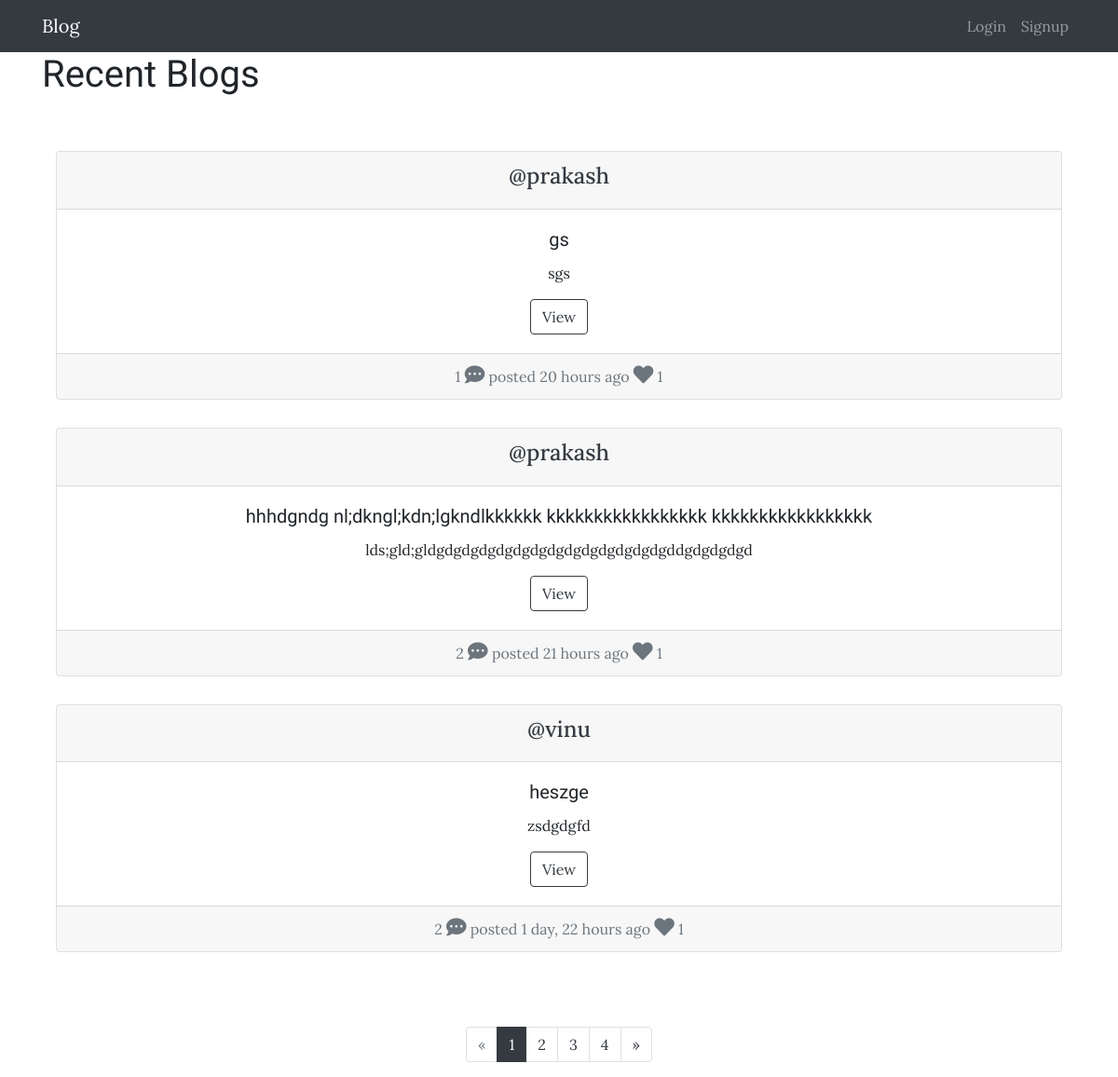
The page /blog/post/list/page1/ on the database its author committed.
### blog_app/models.py (models this page shows, shortened)
class Post(models.Model):
    author = models.ForeignKey('accounts.User',related_name='posts',on_delete=models.CASCADE)
    title = models.CharField(max_length=250)
    content = models.TextField()
    created_date = models.DateTimeField()
    edited_date = models.DateTimeField(auto_now=True)
    class Meta:
        ordering = ['-created_date']

### blog_app/views.py (the view)
# urls.py: path('post/list/page<int:page>/',views.PostListView.as_view(),name='list'),
class PostListView(generic.ListView):
    model = models.Post
    paginate_by = 3
    paginate_orphans =1

### blog_app/templates/blog_app/post_list.html (shortened to what this page needs)
{% extends 'blog_project/base.html' %}
{% block header %}
  <h1>Recent Blogs</h1>
  {% include 'blog_app/_post_list.html' %}
  {% if is_paginated %}
    <nav aria-label="Page navigation example">
      <ul class="pagination justify-content-center">
        {% if page_obj.has_previous %}
          <li class="page-item">
            <a class="page-link" href="{% url 'blog_app:list' page=page_obj.previous_page_number %}" aria-label="Previous">
              <span aria-hidden="true">&laquo;</span>
              <span class="sr-only">Previous</span>
            </a>
          </li>
        {% else %}
          <li class="page-item disabled">
            <a class="page-link" href="#" aria-label="Previous">
              <span aria-hidden="true">&laquo;</span>
            </a>
          </li>
        {% endif %}
        {% for page_number in paginator.page_range %}
          {% if page_number == page_obj.number %}
            <li class="page-item active"><a class="page-link" href="{% url 'blog_app:list' page=page_number %}">{{ page_number }} <span class="sr-only">(current)</span> </a></li>
          {% else %}
            <li class="page-item"><a class="page-link" href="{% url 'blog_app:list' page=page_number %}">{{ page_number }}</a></li>
          {% endif %}
        {% endfor %}
        {% if page_obj.has_next %}
          <li class="page-item">
            <a class="page-link" href="{% url 'blog_app:list' page=page_obj.next_page_number %}" aria-label="Next">
              <span aria-hidden="true">&raquo;</span>
            </a>
          </li>
        {% endif %}
      </ul>
    </nav>
  {% endif %}
{% endblock %}

### blog_app/templates/blog_app/_post_list.html
{% load humanize %}
<div class="container">
  <div class="post-list">
    {% for post in object_list %}
      <div class="card text-center">
        <div class="card-header">
          <h4><a href=" {% url 'blog_app:user_post' username=post.author.username page=1 %} " class="username"> @{{ post.author.username }} </a></h4>
        </div>
        <div class="card-body">
          <h5 class="card-title"> {{ post.title }} </h5>
          <p class="card-text"> {{ post.content|safe|linebreaksbr|striptags|truncatechars:"590" }} </p>
          <a href="{% url 'blog_app:detail' pk=post.pk %}" class="btn btn-outline-dark"> View </a>
        </div>
        <div class="card-footer text-muted">
          {{ post.comments.all.count }} <i class="fas fa-comment-dots"></i>  posted {{ post.created_date|naturaltime }} <i class="fas fa-heart fa-size"></i> {{ post.likes.all.count }}
        </div>
      </div>
    {% endfor %}
  </div>
</div>

### static/css/master.css (style rules this page uses)
* { font-family: 'Lora', serif; }
h1,h2,h3,h4,h5 { font-family: 'Oxygen', sans-serif; }
.post-list { padding-top: 50px; padding-bottom: 50px; }
.card { margin-bottom: 30px; }
.username { color : #343a40; }
.page-link { color: #343a40; background-color: #fff; }
.page-item.active .page-link { color: #fff; background-color: #343a40; border-color: #343a40; }
.fas.fa-heart.fa-size { font-size: 1.35em; }
.fas.fa-comment-dots { font-size: 1.35em; }

### rows shown on the page
Post: author.username "prakash", title "gs", content "sgs", comments.all.count "1", created_date "20 hours ago", likes.all.count "1"
Post: author.username "prakash", title "hhhdgndg nl;dkngl;kdn;lgkndlkkkkkk kkkkkkkkkkkkkkkkk kkkkkkkkkkkkkkkkk", content "lds;gld;gldgdgdgdgdgdgdgdgdgdgdgdgdgdgddgdgdgdgd", comments.all.count "2", created_date "21 hours ago", likes.all.count "1"
Post: author.username "vinu", title "heszge", content "zsdgdgfd", comments.all.count "2", created_date "1 day, 22 hours ago", likes.all.count "1"

### other values the page prints
{{ page_number }} "1"
{{ page_number }} "2" "3" "4"
